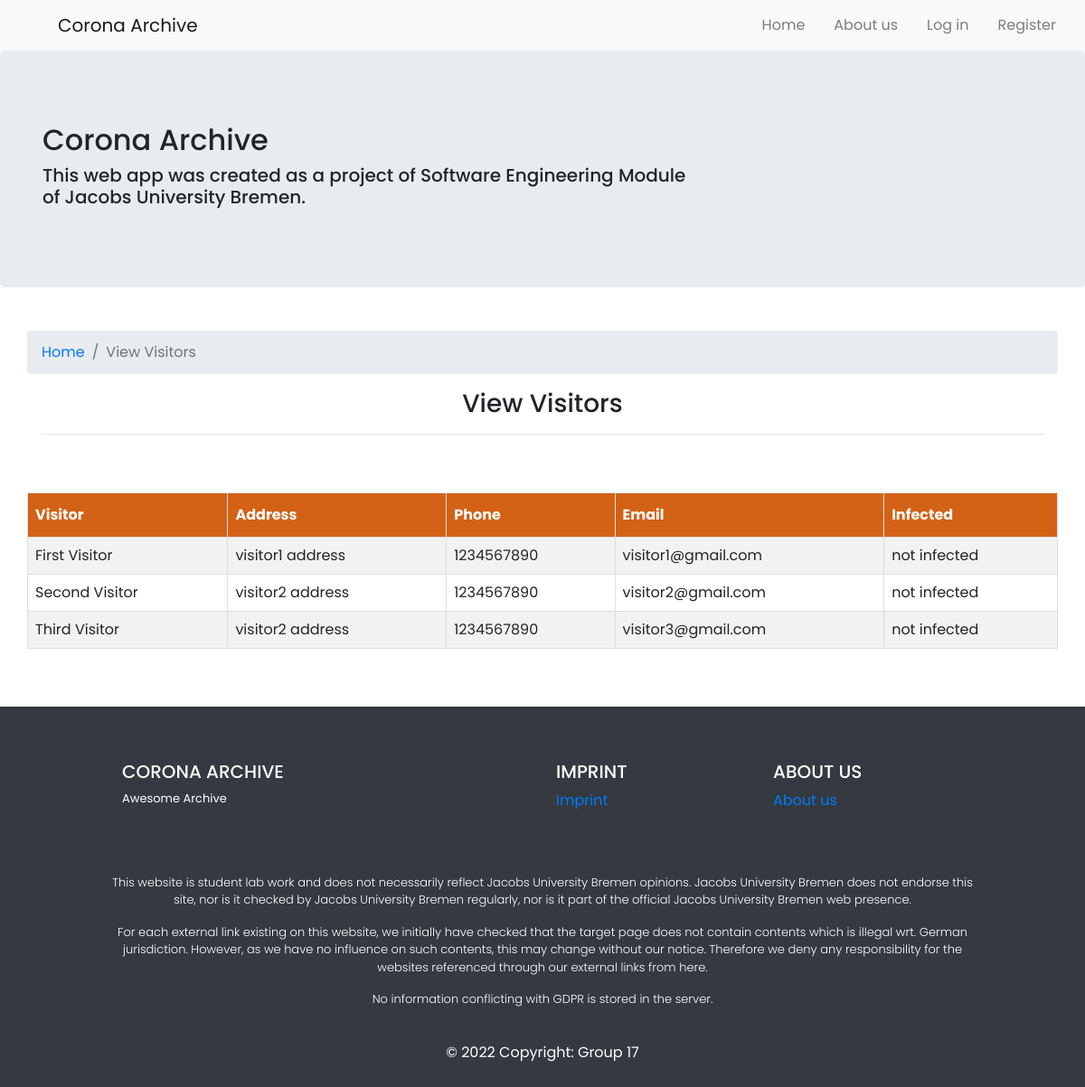
Screenshot of /paths/agency/agency_visitor.php with the database file from the repository.
### tables this page shows
CREATE TABLE Visitor (
    visitor_id INT PRIMARY KEY AUTO_INCREMENT,
    visitor_name CHAR(30) NOT NULL,
    visitor_address CHAR(100) NOT NULL,
    visitor_phone CHAR(30) NOT NULL,
    visitor_email CHAR(30) UNIQUE NOT NULL,
    visitor_password CHAR(250) NOT NULL,
    device_ID CHAR(100) UNIQUE,
    infected TINYINT
);

### paths/agency/agency_visitor.php (the view, shortened to what this page needs)
<!DOCTYPE html>
<html>
<head>
    <link rel="stylesheet" href="/~bassefa/assets/css/table.css">
    <link rel="stylesheet" type="text/css" href="/~bassefa/assets/css/bootstrap.min.css">
    <link rel="stylesheet" type="text/css" href="/~bassefa/assets/css/stylesheet.css">
    <link rel="stylesheet" type="text/css" href="/~bassefa/assets/css/style.css">
    <link rel="stylesheet" type="text/css" href="http://cdn.leafletjs.com/leaflet/v0.7.7/leaflet.css" />
</head>
<body>
    <?php
    require_once "../auth/config.php";
    $result = mysqli_query($link, "SELECT * FROM Visitor");
    ?>
    <?php
    $current_page = "contact";
    include  $_SERVER['DOCUMENT_ROOT'] . "/~bassefa/paths/layout/header.php";
    ?>
    <header class="jumbotron">
        <div class="container">
            <div class="row row-header">
                <div class="col-12 col-sm-8">
                    <h2>Corona Archive
        </h2>
                    <h5>This web app was created as a project of Software Engineering Module of Jacobs University Bremen.</h5>
                </div>
            </div>
        </div>
    </header>
    <div class="container">
        <div class="row">
            <ol class="col-12 breadcrumb">
                <li class="breadcrumb-item"><a href="/~bassefa/paths/agency/agency_dashboard.php">Home</a></li>
                <li class="breadcrumb-item active">View Visitors</li>
            </ol>
            <div class="col-12">
                <h3>View Visitors</h3>
                <hr>
            </div>
        </div>
        <div class="row row-content my-5">
            <table id="entity_table">
                <tr>
                    <th>Visitor</th>
                    <th>Address</th>
                    <th>Phone</th>
                    <th>Email</th>
                    <th>Infected</th>
                </tr>
                <?php while ($array = mysqli_fetch_assoc($result)) { ?>
                    <tr>
                        <td> <?php echo $array["visitor_name"]; ?> </td>
                        <td> <?php echo $array["visitor_address"]; ?> </td>
                        <td> <?php echo $array["visitor_phone"]; ?> </td>
                        <td> <?php echo $array["visitor_email"]; ?> </td>
                        <td> <?php if ($array["infected"] = 0) {
                                    echo "infected";
                                } else {
                                    echo "not infected";
                                }; ?></td>
                    </tr>
                <?php } ?>
            </table>
        </div>
    </div>
    <?php
    include  $_SERVER['DOCUMENT_ROOT'] . "/~bassefa/paths/layout/footer.php";
    ?>
</body>
</html>

### paths/layout/header.php (shortened to what this page needs)
<nav class="navbar navbar-expand-lg navbar-light bg-light">
    <a class="navbar-brand px-5" href="#">Corona Archive</a>
    <div class="collapse navbar-collapse" id="navbarToggler">
        <ul class="navbar-nav ml-auto mt-2 mt-lg-0">
            <li class="nav-item  px-2">
                <a class="nav-link <?php echo ($current_page === 'index') ? 'active' : ''; ?>" href="/index.php">Home</a>
            </li>
            <li class="nav-item px-2">
                <a class="nav-link <?php echo ($current_page === 'about') ? 'active' : ''; ?> " href="/~bassefa/paths/landing_page/about_us.php">About us</a>
            </li>
            <?php
            if (!isset($_SESSION["loggedin"]) || $_SESSION["loggedin"] !== true) {
                echo "<li class=\"nav-item px-2\"><a class=\"nav-link <?php echo ($current_page === 'login') ? 'active' : ''; ?> \"  href=\"/~bassefa/paths/auth/login_portal.php\">Log in</a></li>";
                echo "<li class=\"nav-item px-2 \"><a class=\"nav-link <?php echo ($current_page === 'register') ? 'active' : ''; ?> \" href=\"/~bassefa/paths/auth/register_portal.php\">Register</a></li>";
            } else {
                echo "<li class=\"nav-item px-2\"><a class=\"nav-link\" href=\"/~bassefa/paths/auth/logout.php\">Log out</a></li>";
            }
            ?>
        </ul>
    </div>
</nav>

### paths/layout/footer.php (shortened to what this page needs)
<footer class="footer bg-dark text-white font-small">
<div class="col-12">
  <div class="row mb-5">
    <div class="col-md-6 mt-md-0 mt-3">
      <h5 class="text-uppercase">Corona Archive</h5>
      <p>Awesome Archive</p>
    </div>
    <div class="col-md-3 mb-md-0 mb-3 ">
      <h5 class="text-uppercase">Imprint</h5>
      <ul class="list-unstyled">
        <li>
          <a href="/~bassefa/paths/landing_page/imprint.php">Imprint</a>
        </li>
      </ul>
    </div>
    <div class="col-md-3 mb-md-0 mb-3">
      <h5 class="text-uppercase">About Us</h5>
      <ul class="list-unstyled">
        <li>
          <a href="/~bassefa/paths/landing_page/about_us.php">About us</a>
        </li>
      </ul>
    </div>
  </div>
</div>
<small class="text-center font-weight-light float-center">
<p>This website is student lab work and does not necessarily reflect Jacobs University Bremen opinions. Jacobs University Bremen does not endorse this site, nor is it checked by Jacobs University Bremen regularly, nor is it part of the official Jacobs University Bremen web presence.</p>
<p>For each external link existing on this website, we initially have checked that the target page does not contain contents which is illegal wrt. German jurisdiction. However, as we have no influence on such contents, this may change without our notice. Therefore we deny any responsibility for the websites referenced through our external links from here.</p>
<p>No information conflicting with GDPR is stored in the server.</p>
</small>
<div class="footer-copyright text-center py-3">© 2022 Copyright:
  Group 17
</div>
</footer>

### assets/css/table.css (style rules this page uses)
* { margin: 0; padding: 0; }
#entity_table { font-family: Arial, Helvetica, sans-serif; border-collapse: collapse; width: 100%; }
#entity_table td, #entity_table th { border: 1px solid #ddd; padding: 8px; }
#entity_table tr:nth-child(even) { background-color: #f2f2f2; }
#entity_table th { padding-top: 12px; padding-bottom: 12px; text-align: left; background-color: #d36216; color: white; }
.container { padding: 16px; }
h3 { font-weight: bold; text-align: center; }

### assets/css/stylesheet.css (style rules this page uses)
html, body { height: 100%; margin: 0; padding: 0 }
* { margin: 0; padding: 0; box-sizing: border-box; font-family: "Lato", sans-serif; text-decoration: none; color: unset; }
header { z-index: 1000; }
footer { display: grid; grid-gap: 5px; padding: 10px 10%; background-color: #aaaaaa; color: #fff; bottom: 0; width: 100%; padding-top: 60px; }

### assets/css/style.css (style rules this page uses)
* { margin: 0; padding: 0; font-family: "poppins"; }
#entity_table { font-family: Arial, Helvetica, sans-serif; border-collapse: collapse; width: 100%; }
#entity_table td, #entity_table th { border: 1px solid #ddd; padding: 8px; }
#entity_table tr:nth-child(even) { background-color: #f2f2f2; }
#entity_table th { padding-top: 12px; padding-bottom: 12px; text-align: left; background-color: #d36216; color: white; }
p { color: rgb(255, 255, 255); font-size: 13px; }
nav { display: flex; padding: 1% 7%; justify-content: space-between; align-items: center; }

### rows the page displays
visitor: visitor_name "First Visitor", visitor_address "visitor1 address", visitor_phone "1234567890", visitor_email "visitor1@gmail.com"
visitor: visitor_name "Second Visitor", visitor_address "visitor2 address", visitor_phone "1234567890", visitor_email "visitor2@gmail.com"
visitor: visitor_name "Third Visitor", visitor_address "visitor2 address", visitor_phone "1234567890", visitor_email "visitor3@gmail.com"
